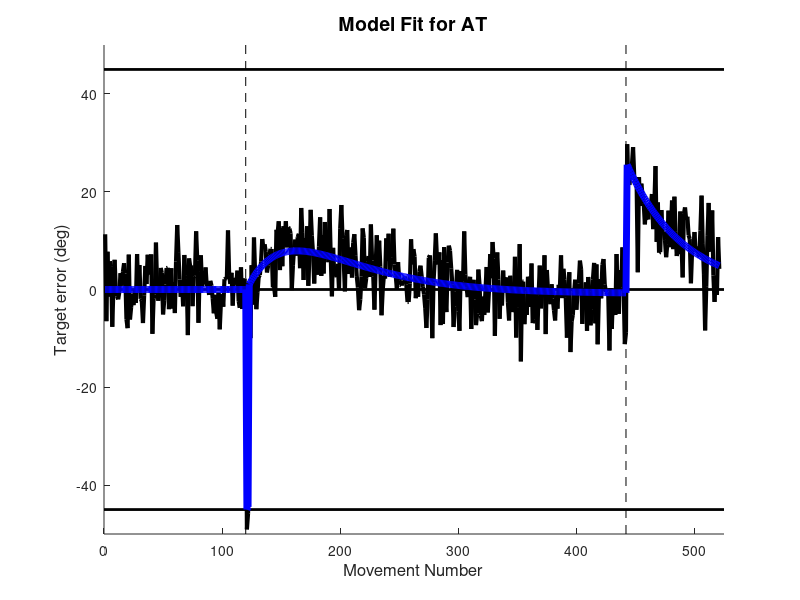
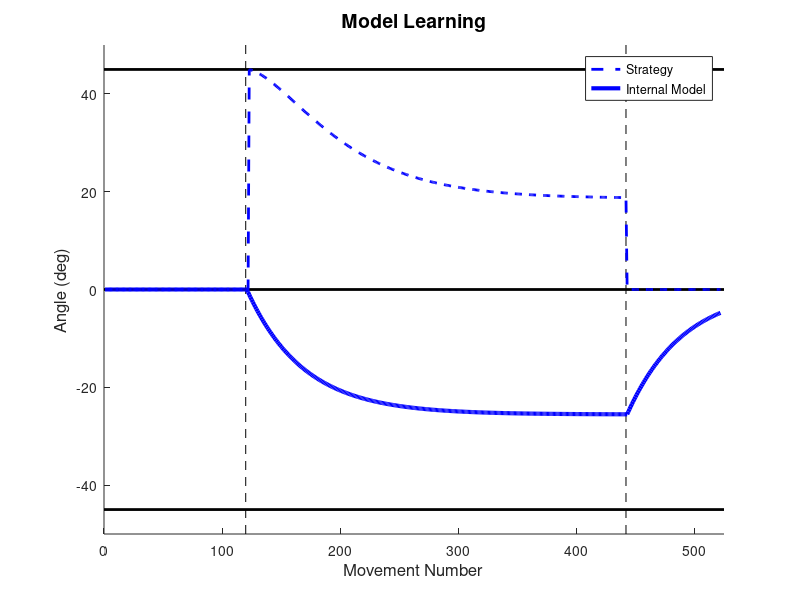

The MATLAB source for these figures, in order:
%Taylor & Ivry strategy model (Plos Comp Bio - 2011). Running this script
%will generate something that should like Figure 6A from the paper. Main 
%point of model is that strategy acts on target error and adaptation 
%(internal model/state estimate) updates based on the aiming error, or 
%sensory prediction error (SPE). --Hyosub (9/28/2018)--

clear all; close all

A = .991; %retention factor for adaptation 
B = .012; %learning rate for adaptation
E = .999; %retention factor for strategy
K = .985; %certainty in aiming target location
F = .023; %learning rate for strategy (how quickly aiming gets adjusted)

nBsl = 120;
nRot = 322;
nWO = 80;

s(1:nBsl+2) = [zeros(nBsl+2,1)]; %strategy is zero for baseline and first two rotation
s(nBsl+3) = 45; %participant told to aim to 45 on 3rd trial of rotation                                      
                                         
r = [zeros(nBsl,1); ones(nRot,1)*-45; zeros(nWO,1)]; %45 deg VMR
r_est(1) = 0; %initializing IM (state estimate)

sigma_m = 5; %motor variability of our humanoid subject

for n=1:length(r)-1
    
    %Full model
    e_tgt(n) = s(n) + (r(n)-r_est(n));  %eqn3: the error you see is the sum
                                        %of your strategy + the rotation - 
                                        %state estimate
    
    e_aim(n) = r(n) - r_est(n) + (s(n) - K*s(n));   %eqn6: captures idea of 
                                                    %uncertainty in desired
                                                    %aim location
    
    r_est(n+1) = A*r_est(n) + B*e_aim(n); %eqn2: state update is based on 
                                          %aiming error NOT target error 
                                          %(this is key to model)
    
    if n<=nBsl+2 
        s(n) = s(n);
    elseif n>nBsl+2 & n<nBsl+nRot
        s(n+1) = E*s(n) - F*e_tgt(n); %adjusting strategy begins in 
                                      %perturbation block
    elseif n>=nBsl+nRot
        s(n+1) = 0; %we have to set participant's strategy back to zero 
                    %after perturbation is turned off
    end
    
    humanoid(n) = e_tgt(n) + randn(1)*sigma_m; %I'm just corrupting the model 
                                         %with Gaussian noise so that it
                                         %looks like participant in Fig. 6A
                                
end

figure; hold on
ylim([-50 50])
xlim([0 525])
title('Model Fit for AT','fontsize',14)
ylabel('Target error (deg)','fontsize',12)
xlabel('Movement Number','fontsize',12)
line(xlim,[0 0],'color','k','linewidth',2)
line(xlim,[45 45],'color','k','linewidth',2)
line(xlim,[-45 -45],'color','k','linewidth',2)
line([120 120],ylim,'linestyle','--','color','k')
line([442 442],ylim,'linestyle','--','color','k')
plot(humanoid,'k','linewidth',3)
plot(e_tgt,'b','linewidth',5)


%plot Model Learning for Aiming Target group (Fig. 6D)
figure; hold on
ylim([-50 50])
xlim([0 525])
title('Model Learning','fontsize',14)
ylabel('Angle (deg)','fontsize',12)
xlabel('Movement Number','fontsize',12)
line(xlim,[0 0],'color','k','linewidth',2)
line(xlim,[45 45],'color','k','linewidth',2)
line(xlim,[-45 -45],'color','k','linewidth',2)
line([120 120],ylim,'linestyle','--','color','k')
line([442 442],ylim,'linestyle','--','color','k')
h1=plot(s,'--b','linewidth',2)
h2=plot(r_est,'b','linewidth',3)
legend([h1 h2],{'Strategy','Internal Model'})

